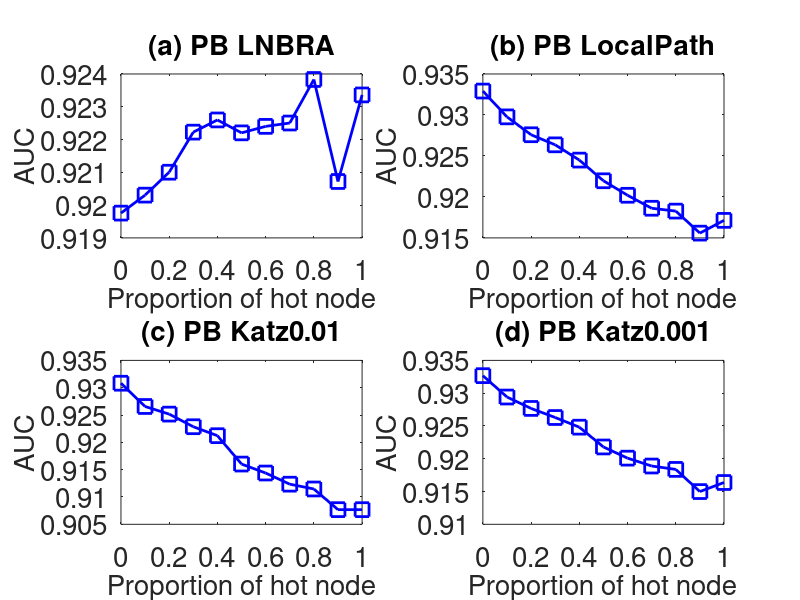

This chart was generated by the following MATLAB code:
subplot(2,2,1);
x=0:0.1:1;
y=[0.919756
0.9203045
0.9210035
0.922226
0.922598
0.922204
0.922402
0.922504
0.923832
0.9207205
0.923361
];
plot(x,y,'-bs','LineWidth',2,'MarkerSize',10);
set(gca,'FontSize',20);
xlabel('Proportion of hot node','fontsize',20);
ylabel('AUC','fontsize',20);
title('(a) PB LNBRA','fontsize',20);

subplot(2,2,2);
x=0:0.1:1;
y=[0.9329155
0.9297675
0.9275845
0.926355
0.9244925
0.921971
0.920201
0.9186165
0.9182695
0.9155815
0.9171395

];
plot(x,y,'-bs','LineWidth',2,'MarkerSize',10);
set(gca,'FontSize',20);
xlabel('Proportion of hot node','fontsize',20);
ylabel('AUC','fontsize',20);
title('(b) PB LocalPath','fontsize',20);

subplot(2,2,3);
x=0:0.1:1;
y=[0.930821
0.926564
0.925168
0.922859
0.921219
0.916026
0.914387
0.912345
0.911465
0.907684
0.907681
];
plot(x,y,'-bs','LineWidth',2,'MarkerSize',10);
set(gca,'FontSize',20);
xlabel('Proportion of hot node','fontsize',20);
ylabel('AUC','fontsize',20);
title('(c) PB Katz0.01','fontsize',20);


subplot(2,2,4);
x=0:0.1:1;
y=[0.932671
0.929412
0.927674
0.926288
0.924814
0.921796
0.92009
0.91889
0.918375
0.914993
0.916376

];
plot(x,y,'-bs','LineWidth',2,'MarkerSize',10);
set(gca,'FontSize',20);
xlabel('Proportion of hot node','fontsize',20);
ylabel('AUC','fontsize',20);
title('(d) PB Katz0.001','fontsize',20);
